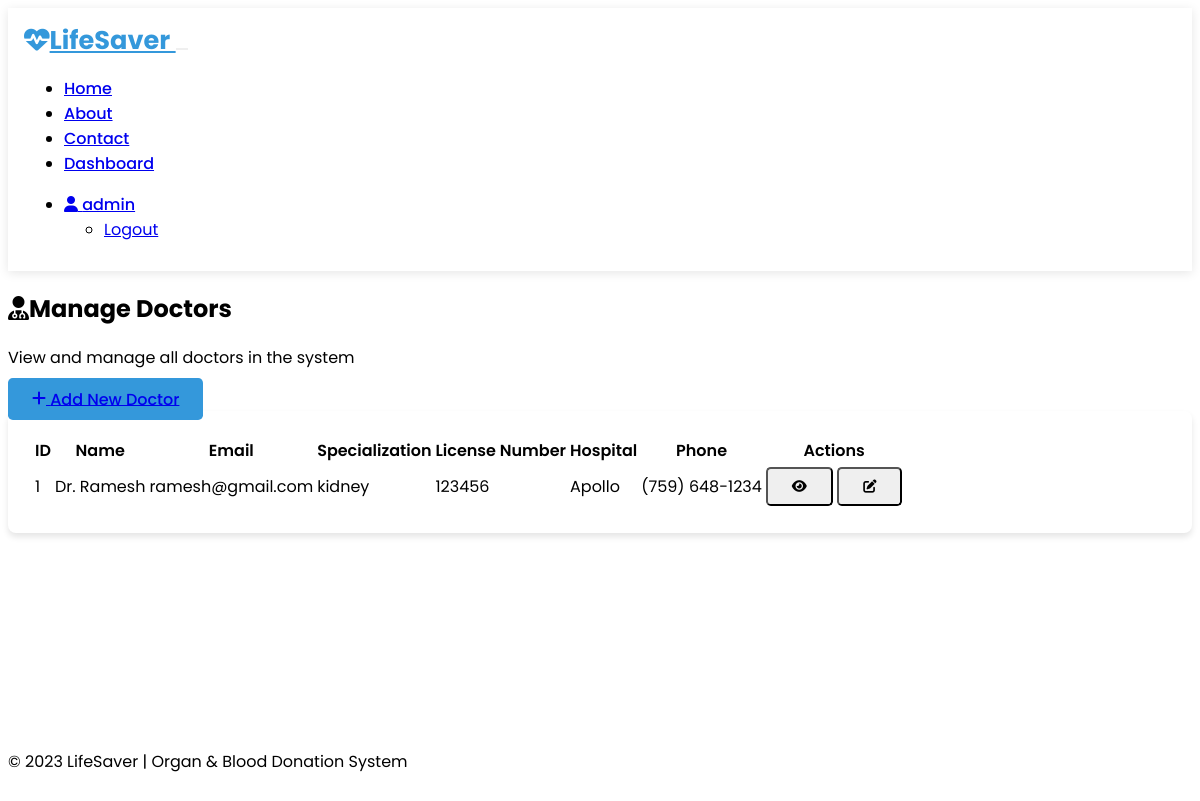
Page /admin/doctors (signed in) on the committed database.
### models.py (models this page shows, shortened)
class User(UserMixin, db.Model):
    id = db.Column(db.Integer, primary_key=True)
    username = db.Column(db.String(64), unique=True, nullable=False)
    email = db.Column(db.String(120), unique=True, nullable=False)
    password_hash = db.Column(db.String(256), nullable=False)
    role_id = db.Column(db.Integer, db.ForeignKey('role.id'), nullable=False)
    phone = db.Column(db.String(20))
    address = db.Column(db.String(200))
    is_verified = db.Column(db.Boolean, default=False)
    date_registered = db.Column(db.DateTime, default=datetime.utcnow)
    organ_donations = db.relationship('OrganDonation', backref='donor', lazy=True)
    organ_requests = db.relationship('OrganRequest', backref='requester', lazy=True)
    blood_donations = db.relationship('BloodDonation', backref='donor', lazy=True)
    blood_requests = db.relationship('BloodRequest', backref='requester', lazy=True)
    def get_role(self):
        return self.role_info.name

class Doctor(db.Model):
    id = db.Column(db.Integer, primary_key=True)
    user_id = db.Column(db.Integer, db.ForeignKey('user.id'), nullable=False)
    hospital_id = db.Column(db.Integer, db.ForeignKey('hospital.id'), nullable=False)
    specialization = db.Column(db.String(100))
    license_number = db.Column(db.String(50))
    user = db.relationship('User', backref='doctor_profile', lazy=True)
    assigned_organ_requests = db.relationship('OrganRequest', backref='assigned_doctor', lazy=True)
    assigned_organ_collections = db.relationship('OrganDonation', backref='collection_doctor', lazy=True)

class Hospital(db.Model):
    id = db.Column(db.Integer, primary_key=True)
    name = db.Column(db.String(100), nullable=False)
    address = db.Column(db.String(200), nullable=False)
    city = db.Column(db.String(50), nullable=False)
    state = db.Column(db.String(50), nullable=False)
    country = db.Column(db.String(50), nullable=False)
    phone = db.Column(db.String(20))
    doctors = db.relationship('Doctor', backref='hospital', lazy=True)

### routes/admin.py (the view)
    @login_required
    def decorated_function(*args, **kwargs):
        if current_user.get_role() != 'admin':
            flash('You do not have permission to access this page.', 'danger')
            return redirect(url_for('index'))
        return f(*args, **kwargs)

### app.py (called while the page is built)
@login_manager.user_loader
def load_user(user_id):
    from models import User
    return User.query.get(int(user_id))

### routes/admin.py (called while the page is built)
def admin_required(f):
    @login_required
    def decorated_function(*args, **kwargs):
        if current_user.get_role() != 'admin':
            flash('You do not have permission to access this page.', 'danger')
            return redirect(url_for('index'))
        return f(*args, **kwargs)
    decorated_function.__name__ = f.__name__
    return decorated_function

@admin_bp.route('/doctors')
@admin_required
def doctors():
    doctors = Doctor.query.all()
    return render_template('admin/doctors.html', title='Manage Doctors', doctors=doctors)

### templates/admin/doctors.html (shortened to what this page needs)
{% extends 'layout.html' %}
{% block content %}
<section class="container py-4">
    <div class="d-flex justify-content-between align-items-center mb-4">
        <div>
            <h1 class="mb-0"><i class="fas fa-user-md me-2"></i>Manage Doctors</h1>
            <p class="lead">View and manage all doctors in the system</p>
        </div>
        <a href="{{ url_for('admin.add_doctor') }}" class="btn btn-primary">
            <i class="fas fa-plus me-1"></i> Add New Doctor
        </a>
    </div>
    <div class="card bg-dark animate-on-scroll" data-animation="fade-in">
        <div class="card-body">
            {% if doctors %}
                <div class="table-responsive">
                    <table class="table table-hover">
                        <thead>
                            <tr>
                                <th>ID</th>
                                <th>Name</th>
                                <th>Email</th>
                                <th>Specialization</th>
                                <th>License Number</th>
                                <th>Hospital</th>
                                <th>Phone</th>
                                <th>Actions</th>
                            </tr>
                        </thead>
                        <tbody>
                            {% for doctor in doctors %}
                            <tr>
                                <td>{{ doctor.id }}</td>
                                <td>Dr. {{ doctor.user.username }}</td>
                                <td>{{ doctor.user.email }}</td>
                                <td>{{ doctor.specialization }}</td>
                                <td>{{ doctor.license_number }}</td>
                                <td>{{ doctor.hospital.name }}</td>
                                <td>{{ doctor.user.phone }}</td>
                                <td>
                                    <div class="btn-group btn-group-sm">
                                        <button type="button" class="btn btn-info" data-bs-toggle="tooltip" title="View Details">
                                            <i class="fas fa-eye"></i>
                                        </button>
                                        <button type="button" class="btn btn-warning" data-bs-toggle="tooltip" title="Edit">
                                            <i class="fas fa-edit"></i>
                                        </button>
                                    </div>
                                </td>
                            </tr>
                            {% endfor %}
                        </tbody>
                    </table>
                </div>
            {% else %}
                <div class="text-center py-5">
                    <i class="fas fa-user-md fa-4x text-secondary mb-3"></i>
                    <h4>No doctors found</h4>
                    <p>Click the button above to add your first doctor</p>
                </div>
            {% endif %}
        </div>
    </div>
</section>
{% endblock %}

### templates/layout.html (shortened to what this page needs)
<!DOCTYPE html>
<html lang="en" data-bs-theme="dark">
<head>
    <link rel="stylesheet" href="https://cdn.replit.com/agent/bootstrap-agent-dark-theme.min.css">
    <link rel="stylesheet" href="https://cdnjs.cloudflare.com/ajax/libs/font-awesome/6.3.0/css/all.min.css">
    <link rel="stylesheet" href="{{ url_for('static', filename='css/styles.css') }}">
</head>
<body {% if scroll_to %}data-scroll-to="{{ scroll_to }}"{% endif %}>
    <nav class="navbar navbar-expand-lg navbar-dark bg-dark">
        <div class="container">
            <a class="navbar-brand" href="{{ url_for('index') }}">
                <i class="fas fa-heartbeat me-2"></i>LifeSaver
            </a>
            <button class="navbar-toggler" type="button" data-bs-toggle="collapse" data-bs-target="#navbarNav">
            </button>
            <div class="collapse navbar-collapse" id="navbarNav">
                <ul class="navbar-nav me-auto">
                    <li class="nav-item">
                        <a class="nav-link" href="{{ url_for('index') }}">Home</a>
                    </li>
                    <li class="nav-item">
                        <a class="nav-link" href="{{ url_for('about') }}">About</a>
                    </li>
                    <li class="nav-item">
                        <a class="nav-link" href="{{ url_for('contact') }}">Contact</a>
                    </li>
                    {% if current_user.is_authenticated %}
                        {% if current_user.get_role() == 'admin' %}
                            <li class="nav-item">
                                <a class="nav-link" href="{{ url_for('admin.dashboard') }}">Dashboard</a>
                            </li>
                        {% elif current_user.get_role() == 'doctor' %}
                            <li class="nav-item">
                                <a class="nav-link" href="{{ url_for('doctor.dashboard') }}">Dashboard</a>
                            </li>
                        {% elif current_user.get_role() == 'user' %}
                            <li class="nav-item">
                                <a class="nav-link" href="{{ url_for('user.dashboard') }}">Dashboard</a>
                            </li>
                        {% endif %}
                    {% endif %}
                </ul>
                <ul class="navbar-nav ms-auto">
                    {% if current_user.is_authenticated %}
                        <li class="nav-item dropdown">
                            <a class="nav-link dropdown-toggle" href="#" id="navbarDropdown" role="button" data-bs-toggle="dropdown">
                                <i class="fas fa-user me-1"></i> {{ current_user.username }}
                            </a>
                            <ul class="dropdown-menu dropdown-menu-end">
                                <li><a class="dropdown-item" href="{{ url_for('auth.logout') }}">Logout</a></li>
                            </ul>
                        </li>
                    {% endif %}
                </ul>
            </div>
        </div>
    </nav>
    <div class="content">
        {% block content %}{% endblock %}
    </div>
    <footer class="footer bg-dark text-light text-center">
        <div class="container">
            <span>&copy; 2023 LifeSaver | Organ & Blood Donation System</span>
        </div>
    </footer>
</body>
</html>

### static/css/styles.css (style rules this page uses)
:root { --primary-color: #3498db; --secondary-color: #2ecc71; --danger-color: #e74c3c; --warning-color: #f39c12; --info-color: #3498db; --success-color: #2ecc71; --dark-color: #2c3e50; --light-color: #ecf0f1; }
body { font-family: 'Poppins', sans-serif; background-color: var(--bs-dark); color: var(--bs-light); transition: all 0.3s ease; position: relative; min-height: 100vh; }
.content { padding-bottom: 60px; }
.navbar { box-shadow: 0 2px 10px rgba(0, 0, 0, 0.1); padding: 0.8rem 1rem; background-color: var(--bs-dark) !important; }
.navbar-brand { font-weight: 700; font-size: 1.6rem; color: var(--primary-color) !important; }
.nav-link { font-weight: 500; transition: all 0.3s ease; position: relative; }
.nav-link::after { content: ''; position: absolute; width: 0; height: 2px; bottom: 0; left: 0; background-color: var(--primary-color); transition: width 0.3s ease; }
.navbar-toggler { border: none; }
.card { border-radius: 0.5rem; overflow: hidden; transition: transform 0.3s ease, box-shadow 0.3s ease; margin-bottom: 1.5rem; border: none; box-shadow: 0 4px 6px rgba(0, 0, 0, 0.1); }
.card-body { padding: 1.5rem; }
.btn { border-radius: 0.3rem; padding: 0.6rem 1.5rem; font-weight: 500; transition: all 0.3s ease; }
.btn-primary { background-color: var(--primary-color); border-color: var(--primary-color); }
.footer { background-color: var(--bs-dark); padding: 1rem 0; position: absolute; bottom: 0; width: 100%; height: 60px; line-height: 60px; }
.fade-in { animation: fadeIn 1s ease; }
.table th { font-weight: 600; }

### rows in the picture
User: username "admin"
Doctor: id "1", user.username "Ramesh", user.email "ramesh@gmail.com", specialization "kidney", license_number "123456", hospital.name "Apollo", user.phone "(759) 648-1234"
